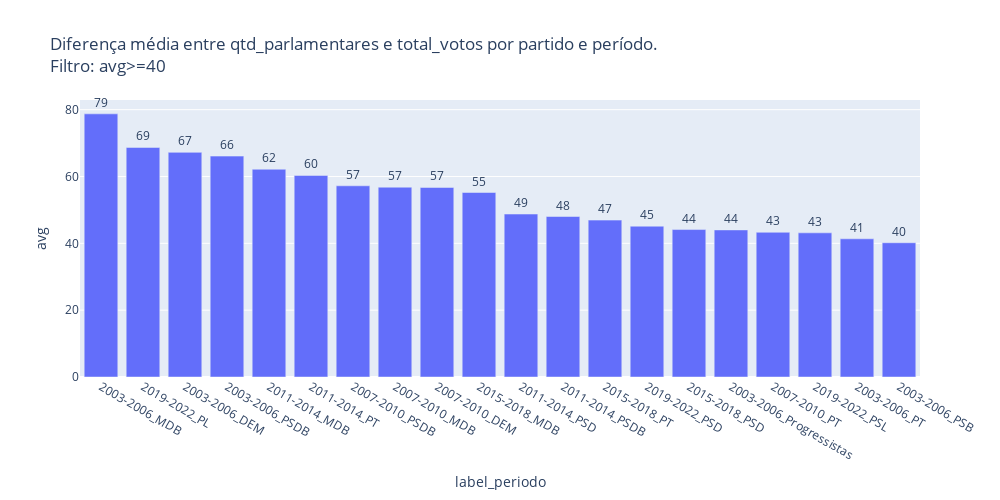

Notebook cell for this chart:
### Code cell
fig = px.bar(df_gp[df_gp['avg']>=40], y='avg', x='label_periodo', text_auto='.2s',
            title="Diferença média entre qtd_parlamentares e total_votos por partido e período. <br>Filtro: avg>=40",
            width=1000,height=500)
fig.update_traces(textfont_size=12, textangle=0, textposition="outside", cliponaxis=False)
fig.show()

### Figure 1 — Plotly figure (JSON) as saved in the notebook; plotly's stock layout.template omitted (floating-point values rounded to 4 significant figures)
{"data": [{"alignmentgroup": "True", "cliponaxis": false, "hovertemplate": "label_periodo=%{x}<br>avg=%{y}<extra></extra>", "legendgroup": "", "marker": {"color": "#636efa", "pattern": {"shape": ""}}, "name": "", "offsetgroup": "", "orientation": "v", "showlegend": false, "textangle": 0, "textfont": {"size": 12}, "textposition": "outside", "texttemplate": "%{y:.2s}", "type": "bar", "x": ["2003-2006_MDB", "2019-2022_PL", "2003-2006_DEM", "2003-2006_PSDB", "2011-2014_MDB", "2011-2014_PT", "2007-2010_PSDB", "2007-2010_MDB", "2007-2010_DEM", "2015-2018_MDB", "2011-2014_PSD", "2011-2014_PSDB", "2015-2018_PT", "2019-2022_PSD", "2015-2018_PSD", "2003-2006_Progressistas", "2007-2010_PT", "2019-2022_PSL", "2003-2006_PT", "2003-2006_PSB"], "xaxis": "x", "y": [78.74, 68.69, 67.22, 66.1, 62.17, 60.31, 57.21, 56.8, 56.71, 55.21, 48.76, 48.02, 46.95, 45.13, 44.12, 44.01, 43.3, 43.14, 41.35, 40.18], "yaxis": "y"}], "layout": {"barmode": "relative", "height": 500, "legend": {"tracegroupgap": 0}, "title": {"text": "Diferença média entre qtd_parlamentares e total_votos por partido e período. <br>Filtro: avg>=40"}, "width": 1000, "xaxis": {"anchor": "y", "domain": [0, 1], "title": {"text": "label_periodo"}}, "yaxis": {"anchor": "x", "domain": [0, 1], "title": {"text": "avg"}}}}
